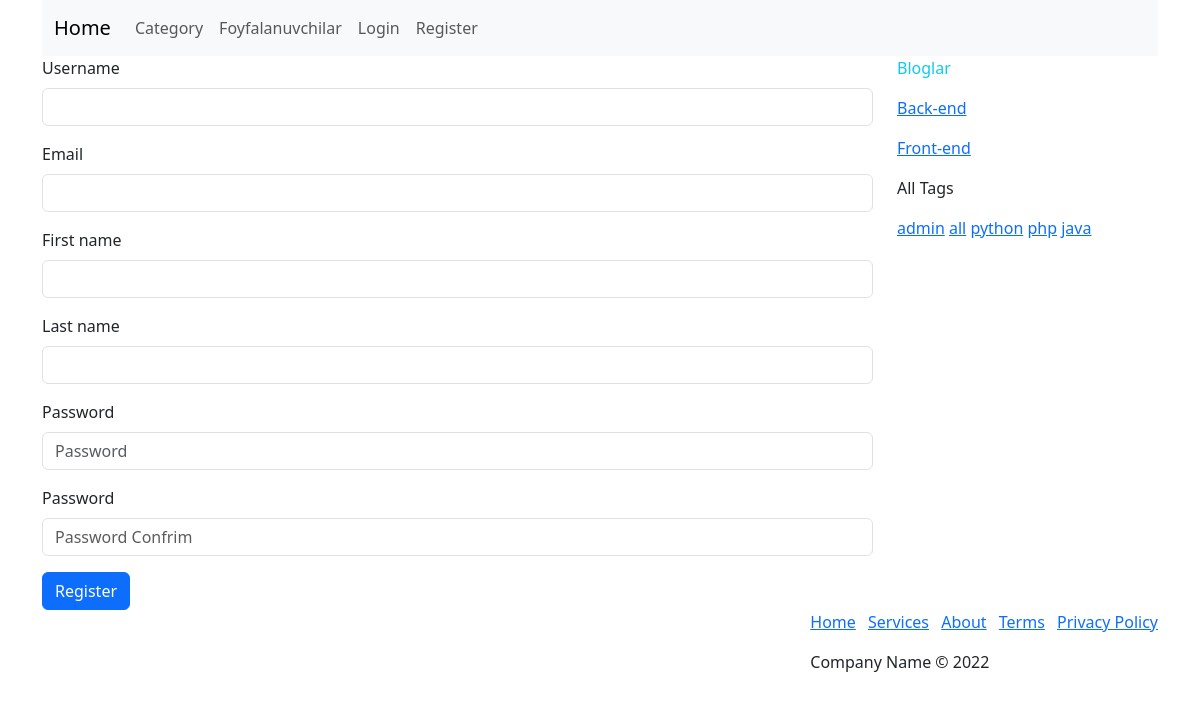
Screenshot of /register/ with the database file from the repository.
### app/models.py (models this page shows, shortened)
class Base(models.Model):
    name = models.CharField(max_length=100, unique=True)
    slug = models.SlugField(max_length=100, unique=True, blank=True, null=True)
    class Meta:
        abstract = True

class Category(Base):
    image = models.ImageField(upload_to='category/', blank=True, null=True)
    text = models.TextField(blank=True, null=True)
    class Meta:
        verbose_name = 'Kategoriya'
        verbose_name_plural = 'Kategoriyalar'

class Tag(Base):
    class Meta:
        verbose_name = 'Tag'
        verbose_name_plural = 'Taglar'

### user/views.py (the view, shortened to what this page needs)
# urls.py: path('register/', register, name='register'),
def register(request):
    form = RegisterForm()
    context = {
        'form' : form,
    }
    return render(request, 'user/register.html', context)

### user/forms.py
class RegisterForm(UserCreationForm):
    password1 = forms.CharField(label='Password', widget=forms.PasswordInput(
        attrs={'class': 'form-control', 'placeholder' : 'Password' }
    ))
    password2 = forms.CharField(label='Password', widget=forms.PasswordInput(
        attrs={'class': 'form-control', 'placeholder': 'Password Confrim'}
    ))
    class Meta:
        model = User
        fields = [
            'username',
            'email',
            'first_name',
            'last_name',
            'password1',
            'password2',
        ]
        widgets = {
            'username' : forms.TextInput(attrs={'class': 'form-control'}),
            'email' : forms.TextInput(attrs={'class': 'form-control'}),
            'first_name' : forms.TextInput(attrs={'class': 'form-control'}),
            'last_name' : forms.TextInput(attrs={'class': 'form-control'}),
            'password1' : forms.PasswordInput(attrs={'class': 'form-control'}),
            'password2' : forms.PasswordInput(attrs={'class': 'form-control'}),
        }

### app/context_processors.py (called while the page is built)
def category_list(request):
    categories = Category.objects.all()
    return {'categories' : categories,}

def tags_list(request):
    tags = Tag.objects.all()
    return {'tags':tags}

### templates/user/register.html (shortened to what this page needs)
{% extends 'base.html' %}
{% block content %}
<form method="post">
    <div class="mb-3">
        <label class="form-label">Username</label>
        {{ form.username }}
    </div>
    <div class="mb-3">
        <label class="form-label">Email</label>
        {{ form.email }}
    </div>
    <div class="mb-3">
        <label class="form-label">First name</label>
        {{ form.first_name }}
    </div>
    <div class="mb-3">
        <label class="form-label">Last name</label>
        {{ form.last_name }}
    </div>
    <div class="mb-3">
        <label class="form-label">{{ form.password1.label }}</label>
        {{ form.password1 }}
    </div>
    <div class="mb-3">
        <label class="form-label">{{ form.password2.label }}</label>
        {{ form.password2 }}
    </div>
  <button type="submit" class="btn btn-primary">Register</button>
</form>
{% endblock %}

### templates/saidbar.html
<p class="text-info">Bloglar</p>
{% for category in categories %}
    <p><a href="{% url 'app:blog_category' category.slug %}" >{{ category.name }}</a></p>
{% endfor %}
<p>All Tags</p>
<div class="row">
    <div class="col-12">
        {% for tag in tags %}
            <a href="" >{{ tag.name }}</a>
        {% endfor %}
    </div>
</div>

### rows the page displays
Category: name "Back-end"
Category: name "Front-end"
Tag: name "admin"
Tag: name "all"
Tag: name "python"
Tag: name "php"
Tag: name "java"
